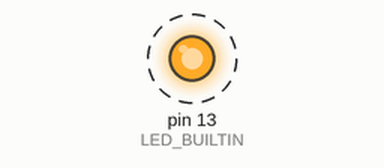
Recording of a sketch running on a simulated Arduino Uno, built with avr-gcc and run on an emulated ATmega328P. On the bench: output pins drawn as LEDs (lit = HIGH). Dashed ring = blinking. What the sketch prints to the serial monitor is not drawn.

Above: at 0.5 s.
Timing chart, 0 to 4.6 s (numbered marks = the images above):
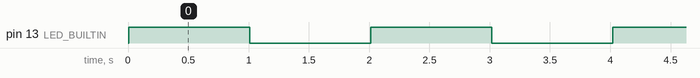

Measured:
- by itself, pin 13 (LED_BUILTIN): alternates HIGH for 1.0 s and LOW for 1.0 s

The sketch:

test_arduino_rs232.ino
```cpp
#include <SoftwareSerial.h>

SoftwareSerial mySerial(7, 6);
int i = 0;

void setup() {
  // initialize digital pin LED_BUILTIN as an output.
  pinMode(LED_BUILTIN, OUTPUT);
  Serial.begin(9600);
  mySerial.begin(9600);
  Serial.println("Begin");
  mySerial.println("Begin");
}

void loop() {
  digitalWrite(LED_BUILTIN, HIGH);
  Serial.println(i++);
  mySerial.println(i);
  delay(1000);
  digitalWrite(LED_BUILTIN, LOW);
  Serial.println(i++);
  mySerial.println(i);
  delay(1000);
}
```
